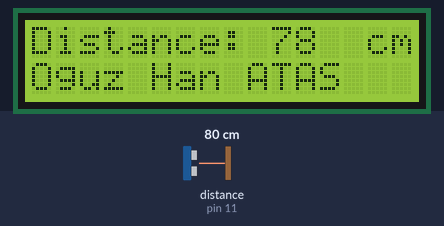
Bench run of a sketch on a simulated Arduino Uno, built with avr-gcc and run on an emulated ATmega328P. On the bench: 16×2 character LCD. Wiring (inferred from the names in the program): ultrasonic range finder: trigger pin 10; echo pin 11. The test bench sets the inputs (shaded band); at power-on: distance to the obstacle (sensor on pin 11) 80 cm. The echo pulse lasts 58.3 µs per cm.

Above: at 1.2 s.
1.3 s: distance to the obstacle (sensor on pin 11) set to 2 cm
At 2.5 s:
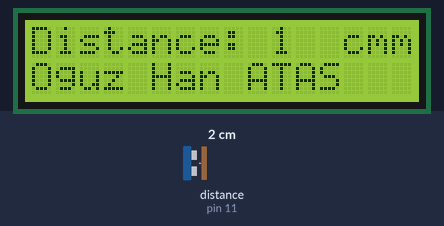
2.8 s: distance to the obstacle (sensor on pin 11) set to 4 cm
At 3.6 s:
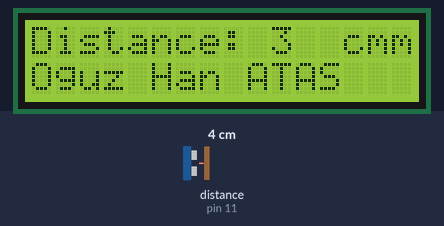
4.3 s: distance to the obstacle (sensor on pin 11) set to 9 cm
At 4.9 s:
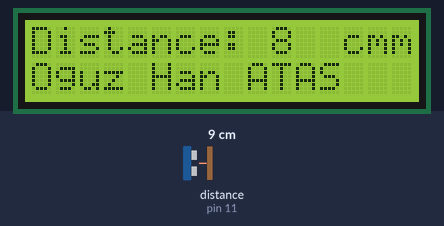
Timing chart, 0 to 7.3 s (numbered marks = the images above; inputs shaded):
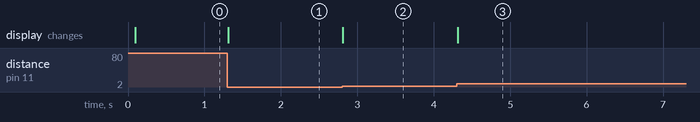

Measured:
- after the input at 1.3 s, the display: changes at once (image 1)
- after the input at 2.8 s, the display: changes at once (image 2)
- after the input at 4.3 s, the display: changes at once (image 3)

The sketch:

DistanceSensor_lcd.ino
```cpp
#include <LiquidCrystal.h>

LiquidCrystal lcd(6 , 7, 5, 4, 3, 2);
const int trigPin = 10;
const int echoPin = 11;
long duration;
int distanceCm, distanceInch;

void setup() {

lcd.begin(16,2); // Initializes the interface to the LCD screen, and specifies the dimensions (width and height) of the display
pinMode(trigPin, OUTPUT);
pinMode(echoPin, INPUT);

}

void loop() {

digitalWrite(trigPin, LOW);
delayMicroseconds(10);
digitalWrite(trigPin, HIGH);
delayMicroseconds(50);
digitalWrite(trigPin, LOW);

duration = pulseIn(echoPin, HIGH);
distanceCm= duration*0.034/2;
distanceInch = duration*0.0133/2;

lcd.setCursor(0,0); // Sets the location at which subsequent text written to the LCD will be displayed
lcd.print("Distance: "); // Prints string "Distance" on the LCD
lcd.print(distanceCm); // Prints the distance value from the sensor
lcd.print("  cm");
delay(10);
lcd.setCursor(0,1);
lcd.print("Oguz Han ATAS  ");
//lcd.print("Distance: ");
//lcd.print(distanceInch);
//lcd.print("inch");
delay(10);

}
```
